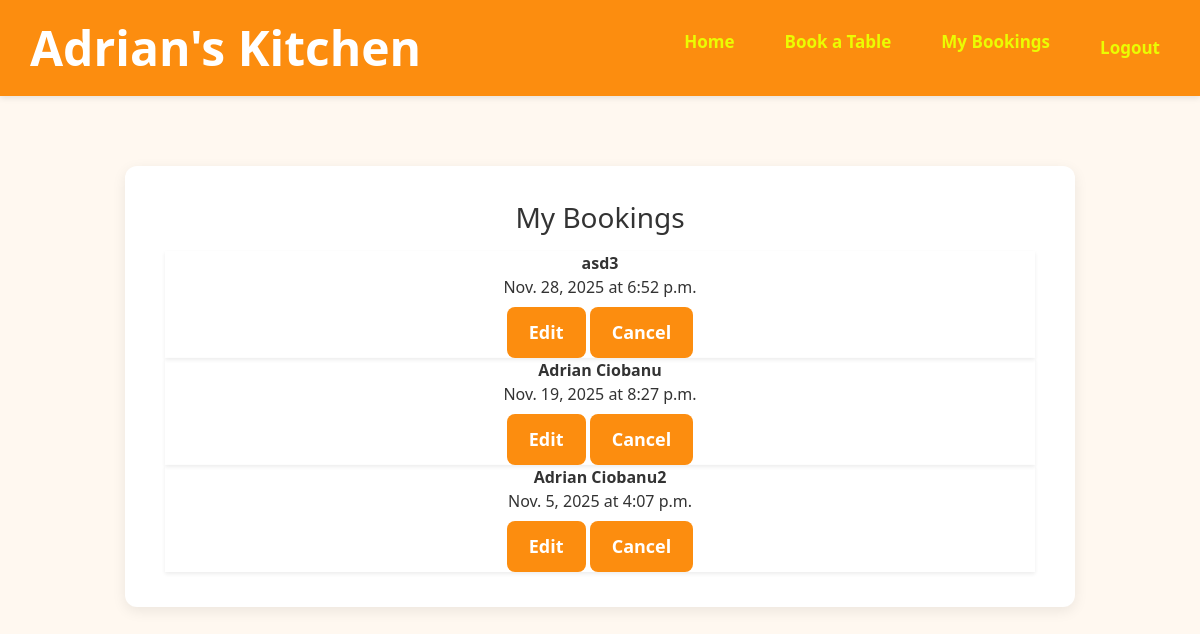
/bookings/ (signed in), run on the app's committed database.
### bookings/models.py (models this page shows, shortened)
class Booking(models.Model):
    user = models.ForeignKey(User, on_delete=models.CASCADE)
    name = models.CharField(max_length=100)
    date = models.DateField()
    time = models.TimeField()
    guests = models.IntegerField()

### bookings/views.py (the view)
# urls.py: path('bookings/', views.view_bookings, name="view_bookings"),
@login_required
def view_bookings(request):
    bookings = Booking.objects.filter(user=request.user).order_by("-date", "-time")
    return render(request, "bookings/view_bookings.html", {"bookings": bookings})

### bookings/templates/bookings/view_bookings.html (shortened to what this page needs)
{% extends "bookings/base.html" %}
{% block content %}
<h2 class="mb-3">My Bookings</h2>
{% if bookings %}
    <ul class="booking-list">
        {% for booking in bookings %}
            <li class="booking-item shadow-sm">
                <strong>{{ booking.name }}</strong><br>
                {{ booking.date }} at {{ booking.time }}
                <div class="mt-2">
                    <a href="{% url 'edit_booking' booking.id %}" class="btn btn-primary btn-sm">Edit</a>
                    <a href="{% url 'delete_booking' booking.id %}" class="btn btn-danger btn-sm">Cancel</a>
                </div>
            </li>
        {% endfor %}
    </ul>
{% else %}
    <p class="text-center">You have no bookings yet.</p>
{% endif %}
{% endblock %}

### bookings/static/bookings/css/style.css (style rules this page uses)
* { box-sizing: border-box; }
body { font-family: 'Segoe UI', Tahoma, Geneva, Verdana, sans-serif; background-color: #fff8f0; color: #333; margin: 0; padding: 0; }
html, body { overflow-x: hidden; }
ul, li { list-style: none; margin: 0; padding: 0; }
.btn { display: inline-block; padding: 12px 22px; font-size: 18px; font-weight: 600; border-radius: 8px; text-decoration: none; cursor: pointer; border: none; transition: 0.25s ease; }
.btn-primary { background: rgb(252, 141, 15); color: white; }
.btn-danger { background: rgb(252, 141, 15); color: white; border: none; }
.page-container h2 { font-size: 28px; margin-bottom: 20px; }

### data on the page
Booking: name "asd3", date "Nov. 28, 2025", time "6:52 p.m."
Booking: name "Adrian Ciobanu", date "Nov. 19, 2025", time "8:27 p.m."
Booking: name "Adrian Ciobanu2", date "Nov. 5, 2025", time "4:07 p.m."
